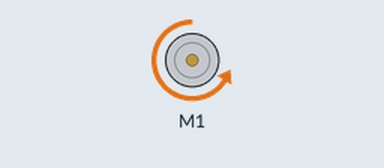
Recording of a sketch running on a simulated Arduino Uno, built with avr-gcc and run on an emulated ATmega328P. Parts: DC motor (green arrow = forward, orange = backward, longer = faster). What the sketch prints to the serial monitor is not drawn.

Above: at 0.1 s.
Timing chart, 0 to 1.6 s (numbered marks = the images above):
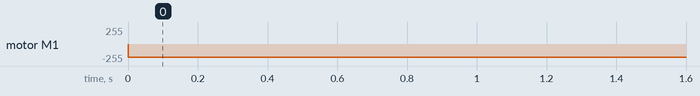

The sketch:

L293D_PWM.ino
```cpp
#include <AFMotor.h> //Import Motor.h Library

AF_DCMotor motor(1);
void setup() {
  Serial.begin(9600); // Open Serial communication at baud rate 9600 bps
  Serial.println("Testing the Motor");

  motor.setSpeed(200); // Set the motor speed at 200 to 255 PWM
}

void loop() {
  // Read any serial input
  if (Serial.available() > 0){
    int m_speed = Serial.readStringUntil('\n').toInt();
    Serial.println("New speed : ");
    Serial.print(m_speed);
    motor.setSpeed(m_speed);
    }

  Serial.println("Turning Backward");
  motor.run(BACKWARD);
  delay(10000);
}
```

Measured:
- by itself, motor M1: stopped → backward 200/255 at 0.00 s
